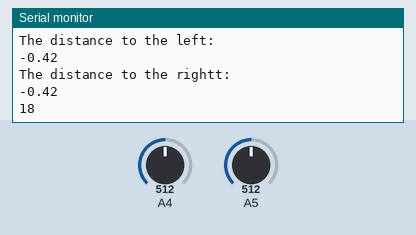
The sketch below on a simulated Arduino Uno, built with avr-gcc and run on an emulated ATmega328P. Parts: the last lines printed to the serial monitor. The inputs (shaded band) are chosen by the test bench; at power-on: A4 = 512, A5 = 512.

Above: at 4.8 s.
4.9 s: A4 set to 306
At 5.8 s:
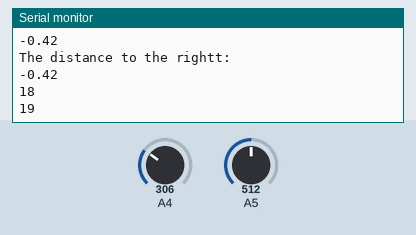
7.9 s: A5 set to 122
At 9.9 s:
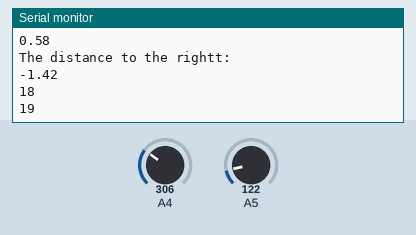
Timing chart, 0 to 11.4 s (numbered marks = the images above; inputs shaded):
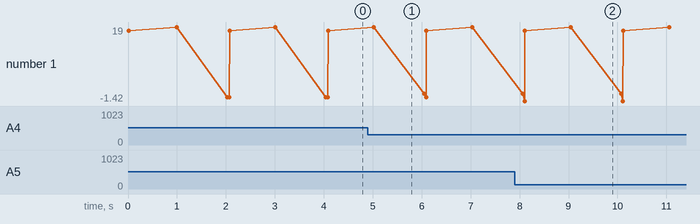

Measured:
- after the input at 7.9 s, the serial monitor: prints a new line after 0.20 s (image 2)

The sketch:

rock.ino
```cpp
void setup() {
  Serial.begin(9600);
  pinMode(A5,INPUT);
  pinMode(A4,INPUT);
  Serial.println("====Begin====");
  }

void loop() {
  Serial.println(A4);
  delay(1000);
  Serial.println(A5);
  delay(1000);
  double left_sensor  = 1/((analogRead(A4)+1) * 5/1023) - 0.42;
  double right_sensor = 1/((analogRead(A5)+1) * 5/1023) - 0.42;
  Serial.println("The distance to the left: ");
  Serial.println(left_sensor);
  Serial.println("The distance to the rightt: ");
  Serial.println(right_sensor);
  }
```
